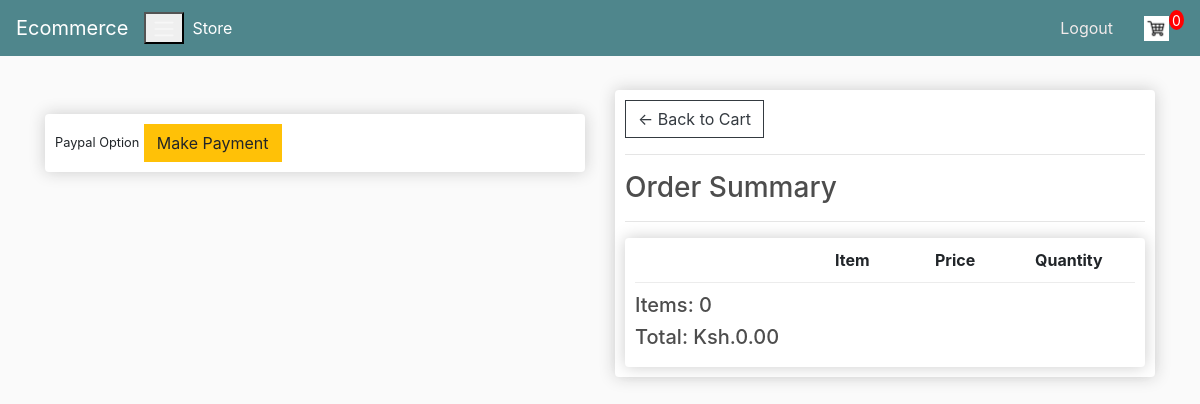
/checkout/ (signed in), run on an earlier commit of the app's database.
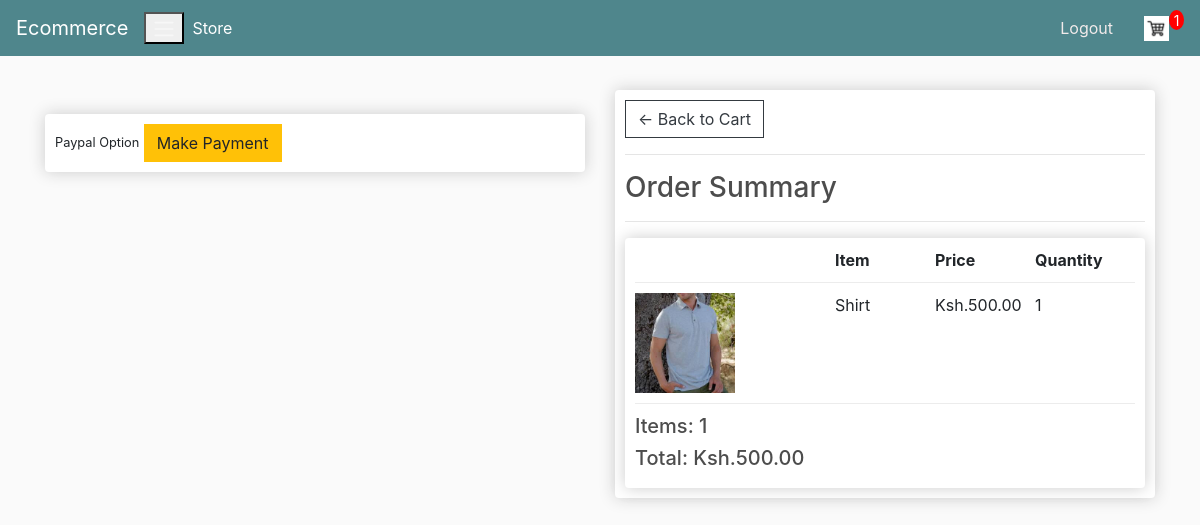
And on a later commit of the database.
### stores/models.py (models this page shows, shortened)
class Order(models.Model):
    customer = models.ForeignKey(Customer, on_delete=models.SET_NULL, null=True, blank=True)
    date_ordered = models.DateTimeField(auto_now_add=True)
    complete = models.BooleanField(default=False, null=True, blank=False)
    transaction_id = models.CharField(max_length=200, null=True)
    @property
    def shipping(self):
        shipping = False
        orderitems = self.orderitem_set.all()
        for i in orderitems:
            if i.product.digital == False:
                shipping = True
        return shipping
    @property
    def get_cart_total(self):
        orderitems = self.orderitem_set.all()
        total = sum([item.get_total for item in orderitems])
        return total
    @property
    def get_cart_items(self):
        orderitems = self.orderitem_set.all()
        total = sum([item.quantity for item in orderitems])
        return total

class OrderItem(models.Model):
    product = models.ForeignKey(Product, on_delete=models.SET_NULL, null=True, blank=True)
    order = models.ForeignKey(Order, on_delete=models.SET_NULL, null=True, blank=True)
    quantity = models.IntegerField(default=0, null=True, blank=True)
    date_added = models.DateTimeField(auto_now_add=True)
    @property
    def get_total(self):
        total = self.product.price * self.quantity
        return total

class Product(models.Model):
    name = models.CharField(max_length=200, null=True)
    price = models.DecimalField(default=200, max_digits=10, decimal_places=2)
    digital = models.BooleanField(default=False, null=True,blank=False)
    description = models.TextField(default='More about this product')
    image = models.ImageField(null=True, blank=True)
    @property
    def imageURL(self):
        try:
            url = self.image.url
        except:
            url = ''
        return url

### stores/views.py (the view)
# urls.py: path('checkout/', views.checkout, name='checkout'),
def checkout(request):
    data = cartData(request)
    cartItems = data['cartItems']
    order = data['order']
    items = data['items']
    context = {'items': items, 'order': order, 'cartItems': cartItems}
    return render(request, 'stores/checkout.html', context)

### stores/utils.py (called while the page is built)
def cartData(request):
    if request.user.is_authenticated:
        customer = request.user.customer
        order, created = Order.objects.get_or_create(customer=customer, complete=False)
        items = order.orderitem_set.all()
        cartItems = order.get_cart_items
    else:
        cookieData = cookieCart(request)
        cartItems = cookieData['cartItems']
        order = cookieData['order']
        items = cookieData['items']
    return {'cartItems':cartItems, 'order':order, 'items':items}

### stores/templates/stores/checkout.html (shortened to what this page needs)
{% extends 'stores/base.html' %}
{% block content %}
<div class="row">
    <div class="col-lg-6">
        <br>
        <div class="box-element hidden" id=payment-info>
            <small>Paypal Option</small>
            <button id="make-payment" class="btn btn-warning">Make Payment</button>
        </div>
    </div>
    <div class="col-lg-6">
        <div class="box-element">
            <a class="btn btn-outline-dark" href="{% url 'cart' %}">&#x2190; Back to Cart</a>
            <hr>
            <h3>Order Summary</h3>
            <hr>
            <div class="box-element">
                <div class="cart-row">
                    <div style="flex: 2;" ></div>
                    <div style="flex: 1;" ><strong>Item</strong></div>
                    <div style="flex: 1;" ><strong>Price</strong></div>
                    <div style="flex: 1;" ><strong>Quantity</strong></div>
                </div>
            {% for item in items %}
            <div class="cart-row">
                <div style="flex: 2;"><img class="row-image" src="{{ item.product.imageURL }}">
                </div>
                <div style="flex: 1;">{{ item.product.name }}</div>
                <div style="flex: 1;">Ksh.{{ item.product.price }}</div>
                <div style="flex: 1;">{{ item.quantity }}</div>
            </div>
            {% endfor %}
            <h5>Items: {{ order.get_cart_items }}</h5>
            <h5>Total: Ksh.{{ order.get_cart_total|floatformat:2 }}</h5>
        </div>
    </div>
</div>
{% endblock content %}

What changed in the data, as far as the page shows it:
no longer on this page (row edited): Order: get_cart_items "0", get_cart_total "0.00"
added OrderItem: product.imageURL (picture), product.name "Shirt", product.price "500.00", quantity "1"
added Order: get_cart_items "1", get_cart_total "500.00"
Also different on the page:
{{ cartItems }}: "0" → "1"
